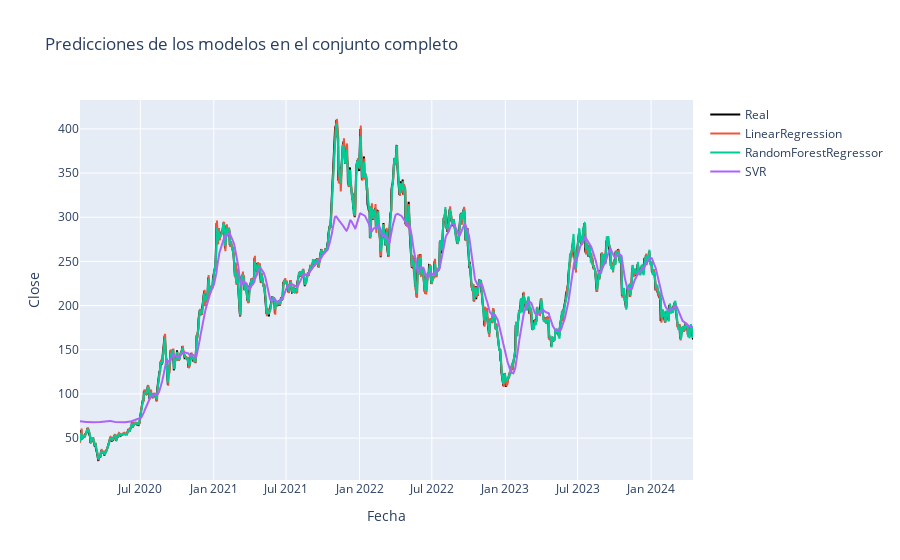
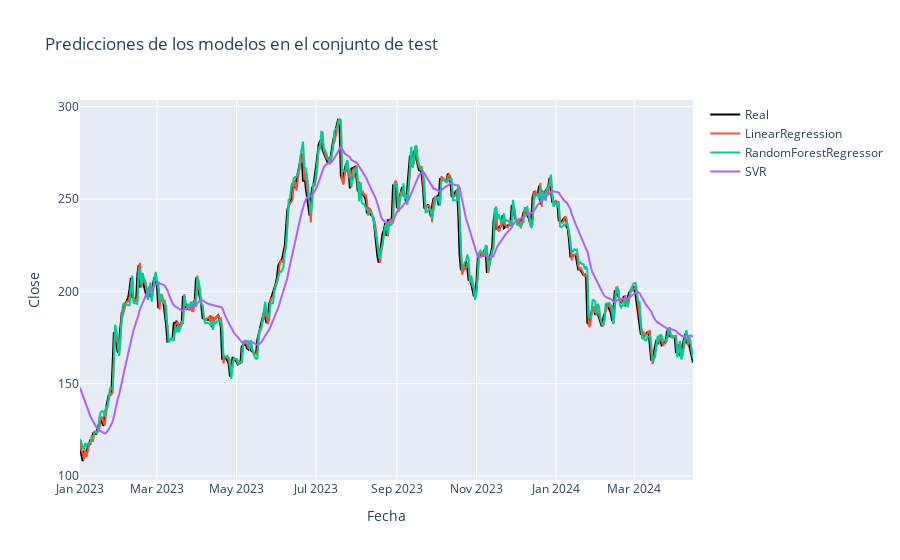

Source (notebook cell) for these figures, in order:
### Markdown cell above
Para ver gráficamente si los modelos están haciendo un buen trabajo o no, podemos ver cuál es la aproximación que hace cada uno de ellos a la serie tanto en entrenamiento como en evaluación:

### Code cell
get_model_predictions_graphic(
    trained_models_default, X_train, y_train, X_test, y_test, full=True)
get_model_predictions_graphic(
    trained_models_default, X_train, y_train, X_test, y_test, full=False)

### Figure 1 — Plotly figure (JSON) as saved in the notebook; plotly's stock layout.template omitted (floating-point values rounded to 4 significant figures; data arrays with more than 128 entries replaced by an {"elided": "..."} marker saying what was removed)
{"data": [{"marker": {"color": "black"}, "mode": "lines", "name": "Real", "type": "scatter", "x": {"elided": "1536 str values"}, "y": {"elided": "1536 float values"}}, {"mode": "lines", "name": "LinearRegression", "type": "scatter", "x": {"elided": "1536 str values"}, "y": {"elided": "1536 float values"}}, {"mode": "lines", "name": "RandomForestRegressor", "type": "scatter", "x": {"elided": "1536 str values"}, "y": {"elided": "1536 float values"}}, {"mode": "lines", "name": "SVR", "type": "scatter", "x": {"elided": "1536 str values"}, "y": {"elided": "1536 float values"}}], "layout": {"title": {"text": "Predicciones de los modelos en el conjunto completo"}, "xaxis": {"title": {"text": "Fecha"}}, "yaxis": {"title": {"text": "Close"}}}}

### Figure 2 — Plotly figure (JSON) as saved in the notebook; plotly's stock layout.template omitted (floating-point values rounded to 4 significant figures; data arrays with more than 128 entries replaced by an {"elided": "..."} marker saying what was removed)
{"data": [{"marker": {"color": "black"}, "mode": "lines", "name": "Real", "type": "scatter", "x": {"elided": "471 str values"}, "y": {"elided": "471 float values"}}, {"mode": "lines", "name": "LinearRegression", "type": "scatter", "x": {"elided": "471 str values"}, "y": {"elided": "471 float values"}}, {"mode": "lines", "name": "RandomForestRegressor", "type": "scatter", "x": {"elided": "471 str values"}, "y": {"elided": "471 float values"}}, {"mode": "lines", "name": "SVR", "type": "scatter", "x": {"elided": "471 str values"}, "y": {"elided": "471 float values"}}], "layout": {"title": {"text": "Predicciones de los modelos en el conjunto de test"}, "xaxis": {"title": {"text": "Fecha"}}, "yaxis": {"title": {"text": "Close"}}}}
